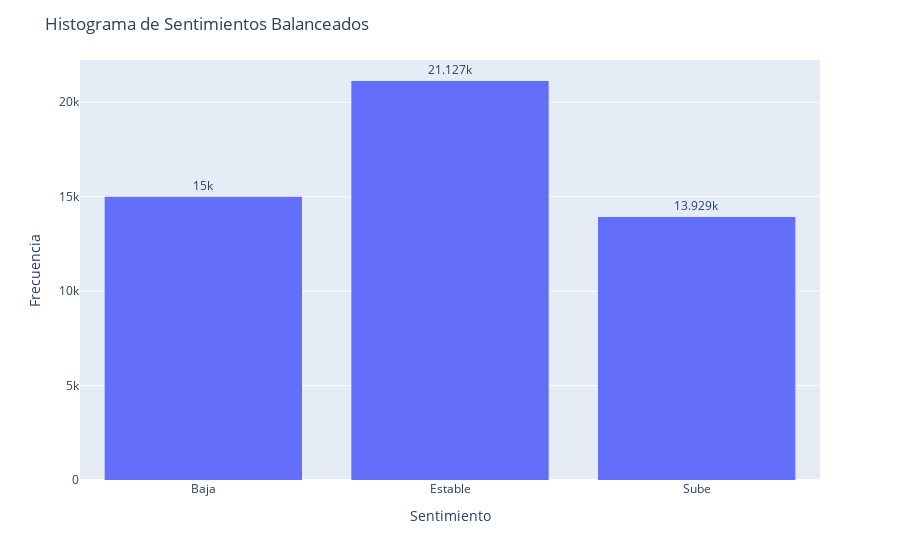

The code cell stored with this chart in its notebook:
### Code cell
# Crear un DataFrame con los datos de entrenamiento balanceados
data_train_smt = pd.DataFrame({'Sentimiento': y_train_smt})

# Crear el histograma con etiquetas
fig = px.histogram(data_train_smt, x='Sentimiento',
                   labels={"Sentimiento": "Sentimiento"})

# Agregar etiquetas a las barras del histograma
fig.update_traces(texttemplate='%{y}', textposition='outside')

fig.update_layout(
    title_text='Histograma de Sentimientos Balanceados',
    xaxis_title_text='Sentimiento',
    yaxis_title_text='Frecuencia',
)

fig.show()

### Figure 1 — Plotly figure (JSON) as saved in the notebook; plotly's stock layout.template omitted (floating-point values rounded to 4 significant figures; data arrays with more than 128 entries replaced by an {"elided": "..."} marker saying what was removed)
{"data": [{"alignmentgroup": "True", "bingroup": "x", "hovertemplate": "Sentimiento=%{x}<br>count=%{y}<extra></extra>", "legendgroup": "", "marker": {"color": "#636efa", "pattern": {"shape": ""}}, "name": "", "offsetgroup": "", "orientation": "v", "showlegend": false, "textposition": "outside", "texttemplate": "%{y}", "type": "histogram", "x": {"elided": "50056 str values"}, "xaxis": "x", "yaxis": "y"}], "layout": {"barmode": "relative", "legend": {"tracegroupgap": 0}, "margin": {"t": 60}, "title": {"text": "Histograma de Sentimientos Balanceados"}, "xaxis": {"anchor": "y", "domain": [0, 1], "title": {"text": "Sentimiento"}}, "yaxis": {"anchor": "x", "domain": [0, 1], "title": {"text": "Frecuencia"}}}}
